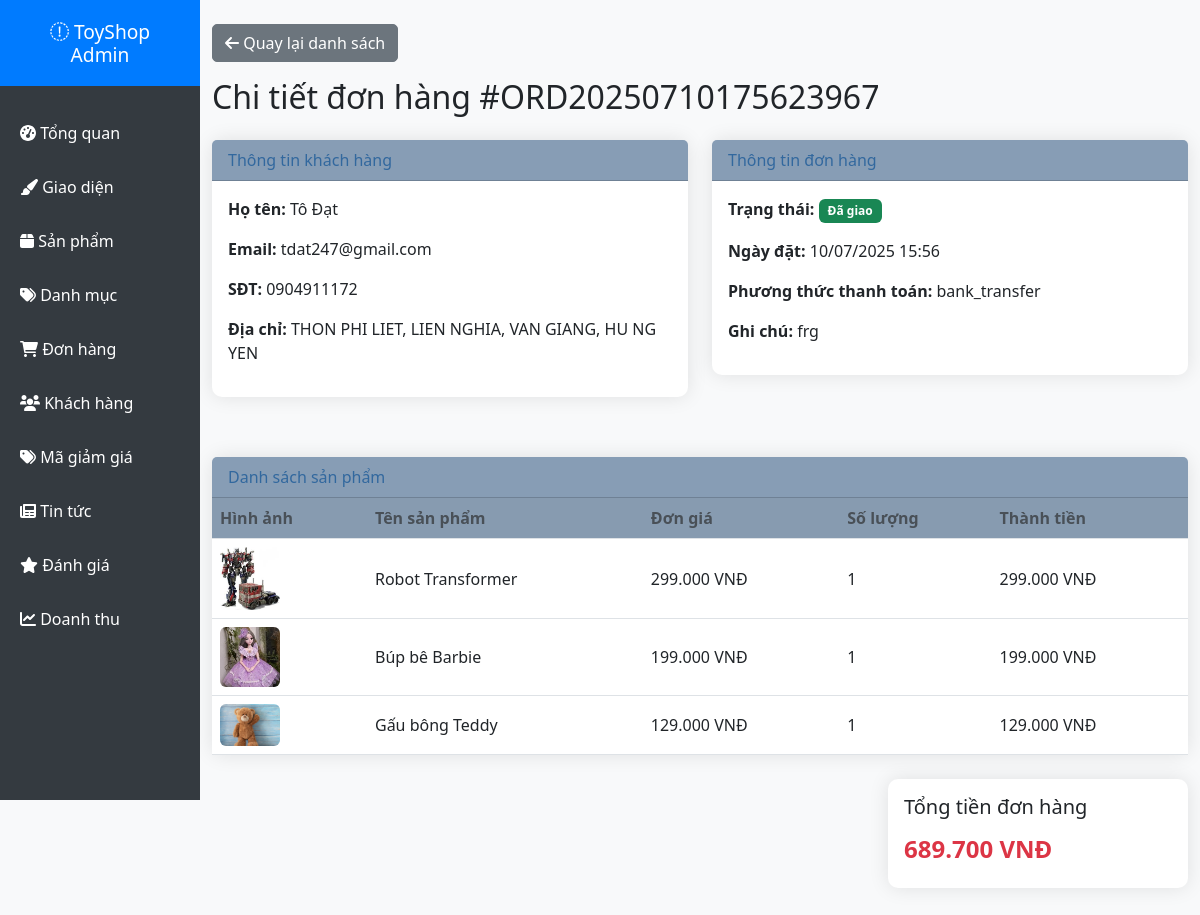
The page /admin/order_detail.php?id=5 (signed in) on the database its author committed.
### tables this page shows
CREATE TABLE `orders` (
  `id` int(11) NOT NULL,
  `customer_id` int(11) DEFAULT NULL,
  `order_code` varchar(50) NOT NULL,
  `total_amount` decimal(10,2) NOT NULL,
  `status` enum('pending','confirmed','shipping','delivered','cancelled') DEFAULT 'pending',
  `payment_method` varchar(50) DEFAULT NULL,
  `payment_status` enum('pending','paid','failed') DEFAULT 'pending',
  `shipping_address` text DEFAULT NULL,
  `notes` text DEFAULT NULL,
  `created_at` timestamp NOT NULL DEFAULT current_timestamp(),
  `discount_id` int(11) DEFAULT NULL
);

CREATE TABLE `customers` (
  `id` int(11) NOT NULL,
  `account_id` int(11) DEFAULT NULL,
  `full_name` varchar(100) NOT NULL,
  `email` varchar(100) NOT NULL,
  `phone` varchar(20) DEFAULT NULL,
  `address` text DEFAULT NULL,
  `avatar` varchar(255) DEFAULT NULL,
  `date_of_birth` date DEFAULT NULL,
  `gender` enum('male','female','other') DEFAULT NULL,
  `created_at` timestamp NOT NULL DEFAULT current_timestamp()
);

CREATE TABLE `order_details` (
  `id` int(11) NOT NULL,
  `order_id` int(11) DEFAULT NULL,
  `product_id` int(11) DEFAULT NULL,
  `quantity` int(11) NOT NULL,
  `price` decimal(10,2) NOT NULL,
  `total` decimal(10,2) NOT NULL
);

CREATE TABLE `products` (
  `id` int(11) NOT NULL,
  `name` varchar(200) NOT NULL,
  `description` text DEFAULT NULL,
  `price` decimal(10,2) NOT NULL,
  `sale_price` decimal(10,2) DEFAULT NULL,
  `category_id` int(11) DEFAULT NULL,
  `image` varchar(255) DEFAULT NULL,
  `stock_quantity` int(11) DEFAULT 0,
  `status` enum('active','inactive') DEFAULT 'active',
  `featured` tinyint(1) DEFAULT 0,
  `created_at` timestamp NOT NULL DEFAULT current_timestamp()
);

### config/database.php (called while the page is built, shortened)
<?php
$conn = new mysqli(DB_HOST, DB_USER, DB_PASS, DB_NAME);
$conn->set_charset("utf8mb4");
function executeQuery($sql, $params = []) {
    global $conn;
    $stmt = $conn->prepare($sql);
    if (!empty($params)) {
        $types = '';
        foreach ($params as $param) {
            if (is_int($param)) {
                $types .= 'i';
            } elseif (is_float($param)) {
                $types .= 'd';
            } elseif (is_string($param)) {
                $types .= 's';
            } else {
                $types .= 's';
            }
        }
        if (!$stmt->bind_param($types, ...$params)) {
            error_log("Binding parameters failed: " . $stmt->error);
            $stmt->close();
            return false;
        }
    }
    if (!$stmt->execute()) {
        error_log("Execute failed: " . $stmt->error);
        $stmt->close();
        return false;
    }
    if (strpos(strtoupper($sql), 'SELECT') === 0) {
        $result = $stmt->get_result();
        return $result;
    }
    return true;
}
function fetchOne($sql, $params = []) {
    $result = executeQuery($sql, $params);
    if ($result && $result !== true) {
        return $result->fetch_assoc();
    }
    return null;
}
function fetchAll($sql, $params = []) {
    $result = executeQuery($sql, $params);
    $data = [];
    if ($result && $result !== true) {
        while ($row = $result->fetch_assoc()) {
            $data[] = $row;
        }
    }
    return $data;
}
?>

### includes/functions.php (called while the page is built, shortened)
<?php
function formatMoney($amount) {
    return number_format($amount, 0, ',', '.') . ' VNĐ';
}
?>

### admin/order_detail.php (the view, shortened to what this page needs)
<?php
require_once '../config/database.php';
require_once '../includes/functions.php';
$order_id = isset($_GET['id']) ? intval($_GET['id']) : 0;
$order = fetchOne("SELECT o.*, c.full_name, c.email, c.phone, c.address FROM orders o JOIN customers c ON o.customer_id = c.id WHERE o.id = ?", [$order_id]);
$order_items = fetchAll("SELECT od.*, p.name, p.image FROM order_details od JOIN products p ON od.product_id = p.id WHERE od.order_id = ?", [$order_id]);
?>
<!DOCTYPE html>
<html lang="vi">
<head>
    <link href="https://cdn.jsdelivr.net/npm/bootstrap@5.3.0/dist/css/bootstrap.min.css" rel="stylesheet">
    <link href="assets/css/admin.css" rel="stylesheet">
</head>
<body>
<div class="wrapper">
    <?php include 'includes/sidebar.php'; ?>
    <div id="content">
        <?php include 'includes/header.php'; ?>
        <div class="container-fluid py-4">
            <a href="orders.php" class="btn btn-secondary mb-3"><i class="fas fa-arrow-left"></i> Quay lại danh sách</a>
            <h2 class="mb-4">Chi tiết đơn hàng #<?php echo htmlspecialchars($order['order_code']); ?></h2>
            <div class="row mb-4">
                <div class="col-md-6 mb-3">
                    <div class="card">
                        <div class="card-header bg-primary text-white">Thông tin khách hàng</div>
                        <div class="card-body">
                            <p><strong>Họ tên:</strong> <?php echo htmlspecialchars($order['full_name']); ?></p>
                            <p><strong>Email:</strong> <?php echo htmlspecialchars($order['email']); ?></p>
                            <p><strong>SĐT:</strong> <?php echo htmlspecialchars($order['phone']); ?></p>
                            <p><strong>Địa chỉ:</strong> <?php echo htmlspecialchars($order['address']); ?></p>
                        </div>
                    </div>
                </div>
                <div class="col-md-6 mb-3">
                    <div class="card">
                        <div class="card-header bg-info text-white">Thông tin đơn hàng</div>
                        <div class="card-body">
                            <p><strong>Trạng thái:</strong> <span class="badge bg-<?php
                                echo match($order['status']) {
                                    'pending' => 'warning',
                                    'confirmed' => 'info',
                                    'shipping' => 'primary',
                                    'delivered' => 'success',
                                    'cancelled' => 'danger',
                                    default => 'secondary'
                                };
                            ?>"><?php
                                echo match($order['status']) {
                                    'pending' => 'Chờ xác nhận',
                                    'confirmed' => 'Đã xác nhận',
                                    'shipping' => 'Đang giao hàng',
                                    'delivered' => 'Đã giao',
                                    'cancelled' => 'Đã hủy',
                                    default => 'Không xác định'
                                };
                            ?></span></p>
                            <p><strong>Ngày đặt:</strong> <?php echo date('d/m/Y H:i', strtotime($order['created_at'])); ?></p>
                            <p><strong>Phương thức thanh toán:</strong> <?php echo htmlspecialchars($order['payment_method']); ?></p>
                            <p><strong>Ghi chú:</strong> <?php echo htmlspecialchars($order['notes']); ?></p>
                        </div>
                    </div>
                </div>
            </div>
            <div class="card mb-4">
                <div class="card-header bg-success text-white">Danh sách sản phẩm</div>
                <div class="card-body p-0">
                    <div class="table-responsive">
                        <table class="table table-hover mb-0">
                            <thead>
                                <tr>
                                    <th>Hình ảnh</th>
                                    <th>Tên sản phẩm</th>
                                    <th>Đơn giá</th>
                                    <th>Số lượng</th>
                                    <th>Thành tiền</th>
                                </tr>
                            </thead>
                            <tbody>
                            <?php foreach ($order_items as $item): ?>
                                <tr>
                                    <td><img src="../assets/img/<?php echo $item['image'] ?: 'default.jpg'; ?>" width="60" class="rounded"></td>
                                    <td><?php echo htmlspecialchars($item['name']); ?></td>
                                    <td><?php echo formatMoney($item['price']); ?></td>
                                    <td><?php echo $item['quantity']; ?></td>
                                    <td><?php echo formatMoney($item['price'] * $item['quantity']); ?></td>
                                </tr>
                            <?php endforeach; ?>
                            </tbody>
                        </table>
                    </div>
                </div>
            </div>
            <div class="d-flex justify-content-end mb-4">
                <div class="card" style="min-width: 300px;">
                    <div class="card-body">
                        <h5 class="mb-3">Tổng tiền đơn hàng</h5>
                        <div class="h4 text-danger fw-bold"><?php echo formatMoney($order['total_amount']); ?></div>
                    </div>
                </div>
            </div>
        </div>
    </div>
</div>
</body>
</html>

### admin/assets/css/admin.css (style rules this page uses)
:root { --sidebar-width: 200px; --primary-color: #879db5; --secondary-color: #6c757d; --success-color: #28a745; --danger-color: #dc3545; --warning-color: #ffc107; --info-color: #17a2b8; --light-color: #32689e; --dark-color: #343a40; }
body { font-family: "Segoe UI", Tahoma, Geneva, Verdana, sans-serif; background-color: #f8f9fa; }
.wrapper { display: flex; width: 100%; align-items: stretch; }
#content { width: 100%; padding: 0; min-height: 100vh; transition: all 0.3s; margin-left: var(--sidebar-width); }
.card { border: none; border-radius: 10px; box-shadow: 0 0 20px rgba(0, 0, 0, 0.1); margin-bottom: 20px; }
.card-header { background: var(--primary-color) !important; color: var(--light-color) !important; }
.table { margin-bottom: 0; }
.table th { border-top: none; font-weight: 600; color: #495057; background-color: #879bb0; }
.table td { vertical-align: middle; }
.btn { border-radius: 5px; font-weight: 500; transition: all 0.3s; }
.badge { font-size: 0.75em; padding: 0.5em 0.75em; }

### rows shown on the page
orders: order_code "ORD20250710175623967", customer.full_name "Tô Đạt", customer.email "tdat247@gmail.com", customer.phone "0904911172", customer.address "THON PHI LIET, LIEN NGHIA, VAN GIANG, HU NG YEN", status "Đã giao", created_at "10/07/2025 15:56", payment_method "bank_transfer", notes "frg", total_amount "689.700 VNĐ"
order_details: product.image (picture), product.name "Robot Transformer", price "299.000 VNĐ", quantity "1", formatMoney($item['price'] * $item['quantity']) "299.000 VNĐ"
order_details: product.image (picture), product.name "Búp bê Barbie", price "199.000 VNĐ", quantity "1", formatMoney($item['price'] * $item['quantity']) "199.000 VNĐ"
order_details: product.image (picture), product.name "Gấu bông Teddy", price "129.000 VNĐ", quantity "1", formatMoney($item['price'] * $item['quantity']) "129.000 VNĐ"
